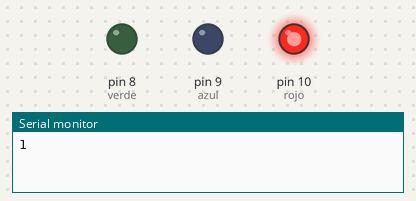
Recording of a sketch running on a simulated Arduino Uno, built with avr-gcc and run on an emulated ATmega328P. On the bench: output pins drawn as LEDs (lit = HIGH), the last lines printed to the serial monitor.

Above: at 1.0 s.
At 3.5 s:
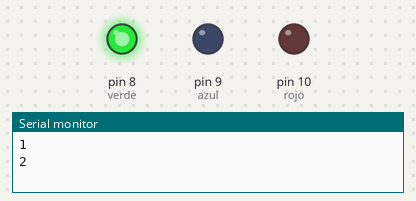
At 6.0 s:
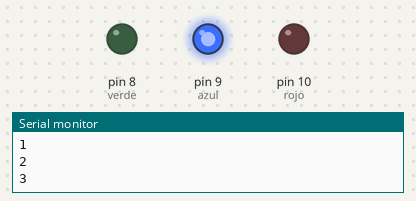
At 8.5 s:
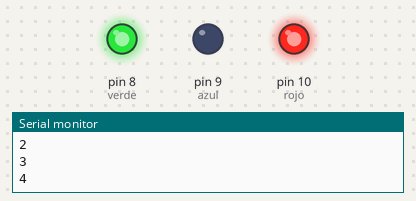
At 11.0 s:
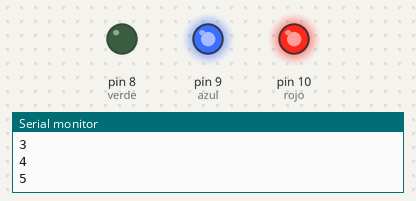
At 16.0 s:
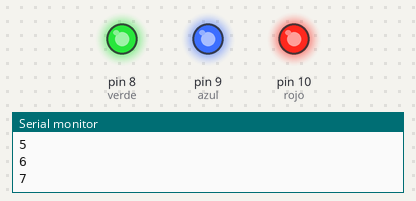
Timing chart, 0 to 20.1 s (numbered marks = the images above):
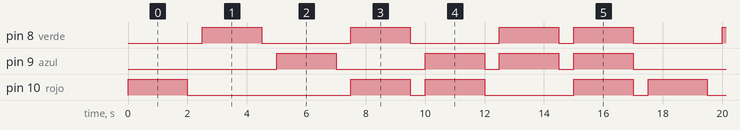

The sketch:

ej03.ino
```cpp
#define verde 8
#define azul 9
#define rojo 10

void setup(){
  Serial.begin(9600);
  pinMode(verde, OUTPUT);
  pinMode(azul, OUTPUT);
  pinMode(rojo, OUTPUT);
}

void loop(){
  //c=contador
  for(int c=1; c<8; c++){
    Serial.println(c);
    color(c);
    delay(2000);
    digitalWrite(verde, LOW);
    digitalWrite(azul, LOW);
    digitalWrite(rojo, LOW);
	delay(500);
  }
}

void color(int c){
	switch(c){
      case 1: // rojo
      	digitalWrite(rojo, HIGH);
      	digitalWrite(verde, LOW);
      	digitalWrite(azul, LOW);
      break;
      case 2: // verde
      	digitalWrite(rojo, LOW);
      	digitalWrite(verde, HIGH);
      	digitalWrite(azul, LOW);
      break;
      case 3: // azul
      	digitalWrite(rojo, LOW);
      	digitalWrite(verde, LOW);
      	digitalWrite(azul, HIGH);
      break;
      case 4: // amarillo
      	digitalWrite(rojo, HIGH);
      	digitalWrite(verde, HIGH);
      	digitalWrite(azul, LOW);
      break;
      case 5: // violeta
      	digitalWrite(rojo, HIGH);
      	digitalWrite(verde, LOW);
      	digitalWrite(azul, HIGH);
      break;
      case 6: // celeste
      	digitalWrite(rojo, LOW);
      	digitalWrite(verde, HIGH);
      	digitalWrite(azul, HIGH);
      break;
      case 7: // blanco
      	digitalWrite(rojo, HIGH);
      	digitalWrite(verde, HIGH);
      	digitalWrite(azul, HIGH);
      break;
    }
}
```

Measured:
- by itself, pin 8 (verde): repeats every 17.5 s: 2 × (LOW 3.0 s, HIGH 2.0 s), LOW 0.50 s, HIGH 2.0 s, LOW 3.0 s, HIGH 2.0 s
- by itself, pin 9 (azul): LOW → HIGH at 5.0 s, → LOW 2.0 s later, → HIGH 3.0 s later, → LOW 2.0 s later, … (16 changes in this stretch)
- by itself, pin 10 (rojo): repeats every 17.5 s: LOW 5.5 s, HIGH 2.0 s, LOW 0.50 s, HIGH 2.0 s, LOW 3.0 s, HIGH 2.0 s, LOW 0.50 s, HIGH 2.0 s
